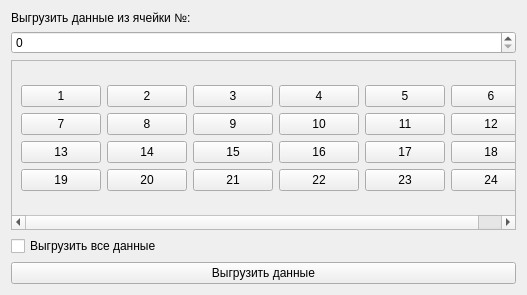
<?xml version="1.0" encoding="UTF-8"?>
<ui version="4.0">
 <class>Form</class>
 <widget class="QWidget" name="Form">
  <property name="geometry">
   <rect>
    <x>0</x>
    <y>0</y>
    <width>527</width>
    <height>295</height>
   </rect>
  </property>
  <property name="windowTitle">
   <string>Form</string>
  </property>
  <layout class="QGridLayout" name="gridLayout">
   <item row="4" column="0">
    <widget class="QPushButton" name="pushButton_25">
     <property name="text">
      <string>Выгрузить данные</string>
     </property>
    </widget>
   </item>
   <item row="1" column="0">
    <widget class="QSpinBox" name="spinBox"/>
   </item>
   <item row="0" column="0">
    <widget class="QLabel" name="label">
     <property name="text">
      <string>Выгрузить данные из ячейки №:</string>
     </property>
    </widget>
   </item>
   <item row="2" column="0">
    <widget class="QScrollArea" name="scrollArea">
     <property name="widgetResizable">
      <bool>true</bool>
     </property>
     <widget class="QWidget" name="scrollAreaWidgetContents">
      <property name="geometry">
       <rect>
        <x>0</x>
        <y>0</y>
        <width>507</width>
        <height>178</height>
       </rect>
      </property>
      <layout class="QGridLayout" name="gridLayout_3">
       <item row="1" column="0">
        <layout class="QGridLayout" name="gridLayout_2">
         <item row="2" column="3">
          <widget class="QPushButton" name="pushButton_16">
           <property name="text">
            <string>16</string>
           </property>
          </widget>
         </item>
         <item row="1" column="5">
          <widget class="QPushButton" name="pushButton_4">
           <property name="text">
            <string>12</string>
           </property>
          </widget>
         </item>
         <item row="1" column="0">
          <widget class="QPushButton" name="pushButton_3">
           <property name="text">
            <string>7</string>
           </property>
          </widget>
         </item>
         <item row="1" column="4">
          <widget class="QPushButton" name="pushButton_12">
           <property name="text">
            <string>11</string>
           </property>
          </widget>
         </item>
         <item row="0" column="5">
          <widget class="QPushButton" name="pushButton_2">
           <property name="text">
            <string>6</string>
           </property>
          </widget>
         </item>
         <item row="1" column="1">
          <widget class="QPushButton" name="pushButton_9">
           <property name="text">
            <string>8</string>
           </property>
          </widget>
         </item>
         <item row="2" column="4">
          <widget class="QPushButton" name="pushButton_17">
           <property name="text">
            <string>17</string>
           </property>
          </widget>
         </item>
         <item row="0" column="3">
          <widget class="QPushButton" name="pushButton_7">
           <property name="text">
            <string>4</string>
           </property>
          </widget>
         </item>
         <item row="2" column="2">
          <widget class="QPushButton" name="pushButton_15">
           <property name="text">
            <string>15</string>
           </property>
          </widget>
         </item>
         <item row="0" column="0">
          <widget class="QPushButton" name="pushButton">
           <property name="text">
            <string>1</string>
           </property>
          </widget>
         </item>
         <item row="1" column="3">
          <widget class="QPushButton" name="pushButton_11">
           <property name="text">
            <string>10</string>
           </property>
          </widget>
         </item>
         <item row="2" column="0">
          <widget class="QPushButton" name="pushButton_13">
           <property name="text">
            <string>13</string>
           </property>
          </widget>
         </item>
         <item row="0" column="1">
          <widget class="QPushButton" name="pushButton_5">
           <property name="text">
            <string>2</string>
           </property>
          </widget>
         </item>
         <item row="0" column="4">
          <widget class="QPushButton" name="pushButton_8">
           <property name="text">
            <string>5</string>
           </property>
          </widget>
         </item>
         <item row="0" column="2">
          <widget class="QPushButton" name="pushButton_6">
           <property name="text">
            <string>3</string>
           </property>
          </widget>
         </item>
         <item row="2" column="5">
          <widget class="QPushButton" name="pushButton_18">
           <property name="text">
            <string>18</string>
           </property>
          </widget>
         </item>
         <item row="2" column="1">
          <widget class="QPushButton" name="pushButton_14">
           <property name="text">
            <string>14</string>
           </property>
          </widget>
         </item>
         <item row="1" column="2">
          <widget class="QPushButton" name="pushButton_10">
           <property name="text">
            <string>9</string>
           </property>
          </widget>
         </item>
         <item row="3" column="0">
          <widget class="QPushButton" name="pushButton_19">
           <property name="text">
            <string>19</string>
           </property>
          </widget>
         </item>
         <item row="3" column="1">
          <widget class="QPushButton" name="pushButton_20">
           <property name="text">
            <string>20</string>
           </property>
          </widget>
         </item>
         <item row="3" column="2">
          <widget class="QPushButton" name="pushButton_21">
           <property name="text">
            <string>21</string>
           </property>
          </widget>
         </item>
         <item row="3" column="3">
          <widget class="QPushButton" name="pushButton_22">
           <property name="text">
            <string>22</string>
           </property>
          </widget>
         </item>
         <item row="3" column="4">
          <widget class="QPushButton" name="pushButton_23">
           <property name="text">
            <string>23</string>
           </property>
          </widget>
         </item>
         <item row="3" column="5">
          <widget class="QPushButton" name="pushButton_24">
           <property name="text">
            <string>24</string>
           </property>
          </widget>
         </item>
        </layout>
       </item>
      </layout>
     </widget>
    </widget>
   </item>
   <item row="3" column="0">
    <widget class="QCheckBox" name="checkBox">
     <property name="text">
      <string>Выгрузить все данные</string>
     </property>
    </widget>
   </item>
  </layout>
 </widget>
 <resources/>
 <connections/>
</ui>
